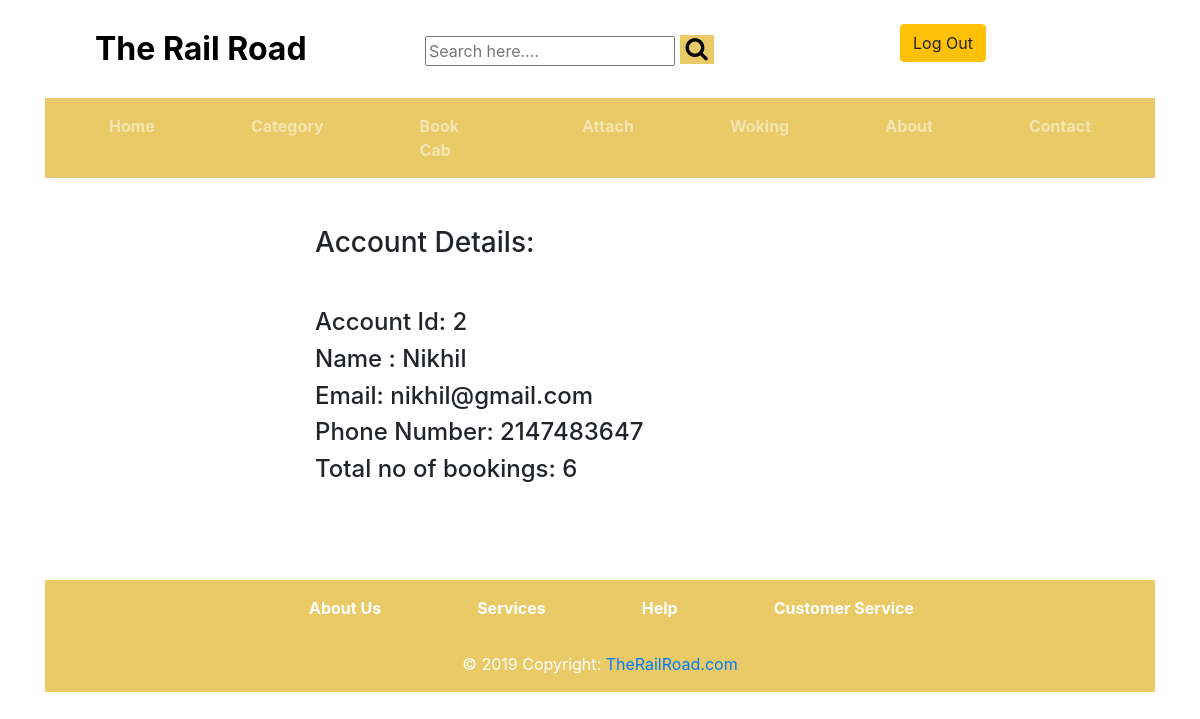
/accountedit.php (signed in), run on the app's committed database.
### tables this page shows
CREATE TABLE `register` (
  `rid` int(100) NOT NULL,
  `name` varchar(100) NOT NULL,
  `email` varchar(100) NOT NULL,
  `phone` bigint(100) NOT NULL,
  `password` varchar(100) NOT NULL
);

### accountedit.php (the view, shortened to what this page needs)
<?php
include 'header3.php';
include 'dbconnections.php';
$sql="SELECT * FROM register WHERE rid = $customerid";
$res=mysqli_query($con,$sql);
$row=mysqli_fetch_array($res);
$id=$row['rid'];
$name=$row['name'];
$email=$row['email'];
$phone=$row['phone'];
$sql3= "SELECT COUNT(*) AS `count` FROM `orders` where cusid= $customerid";
$res3=mysqli_query($con,$sql3);
$row = mysqli_fetch_array($res3);
$count = $row['count'];
?>
<!DOCTYPE html>
 <html>
 <head>
 </head>
 <body>
 <div class = "container">
 	<div class="row">
 		<div class="col col-md-3"></div>
 		<div>
 			<h3 class="mt-5 mb-5">Account Details: </h3>
 			<h4>Account Id: <?php echo $id ?></h4>
 			<h4>Name : <?php echo $name ?></h4>
 			<h4>Email: <?php echo $email ?></h4>
 			<h4>Phone Number: <?php echo $phone ?></h4>
 			<h4 class="mb-5">Total no of bookings: <?php echo $count ?></h4>
 		</div>
 		<div class="col col-md-3"></div>
 	</div>
 </div>
 <?php include 'footer.php'; ?>
 </body>
 </html>

### data on the page
register: rid "2", name "Nikhil", email "nikhil@gmail.com", phone "2147483647"

### other printed values
$count "6"
